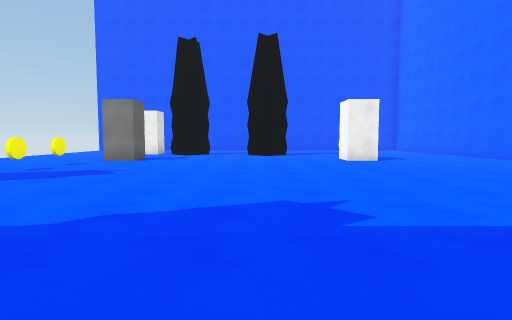
view 1 (above)

14 first-person views from a walk through a Unity game level. The camera is 1.3 m above the floor, tilts 4° down and sees 80° across. The floor is counted in squares, 1.8 m on a side. Each view is taken from the middle of a square. On the plan, view 1 faces up. The plan holds only what a view shows up to about 10 squares ahead; the rest is blank. The player character is not drawn.

view 2
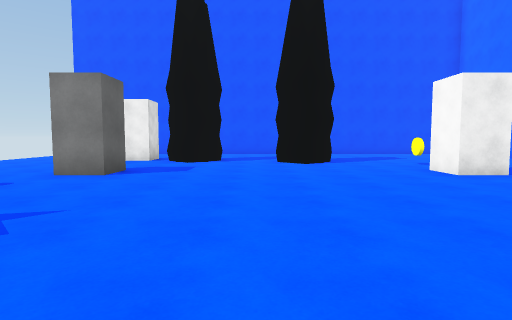

view 3
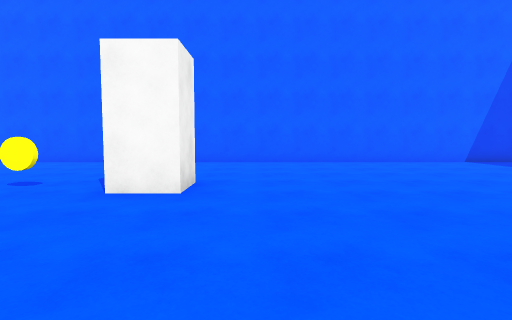

view 4
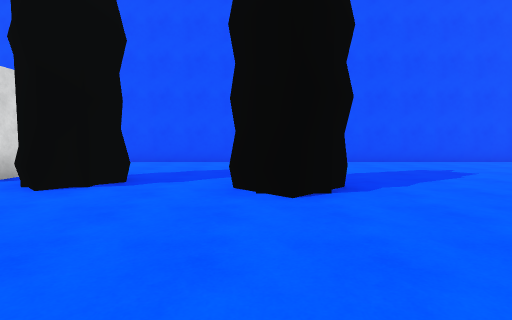

view 5
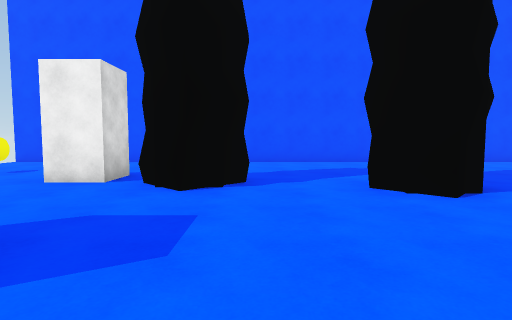

view 6
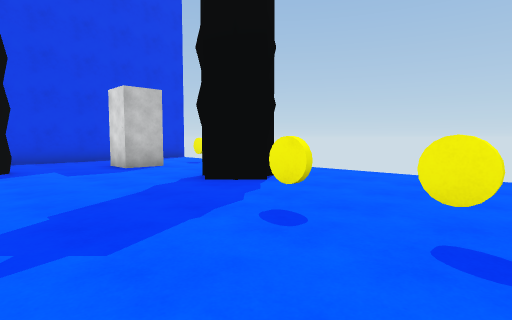

view 7
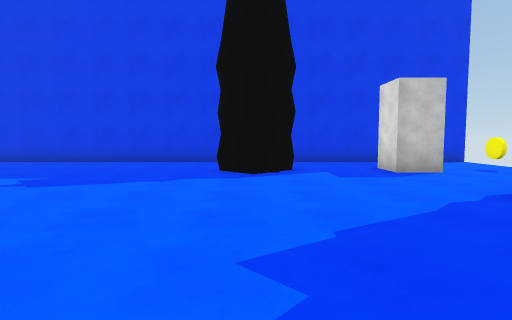

view 8
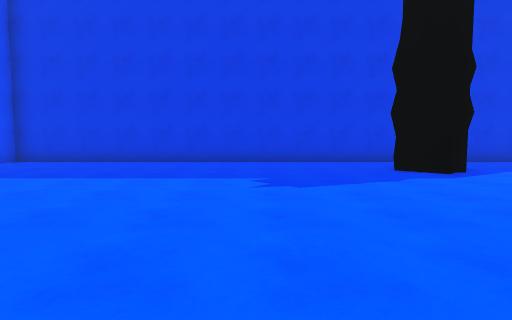

view 9
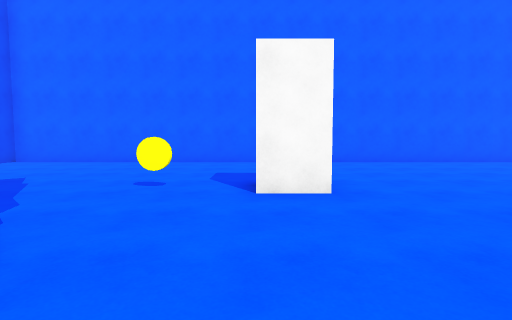

view 10
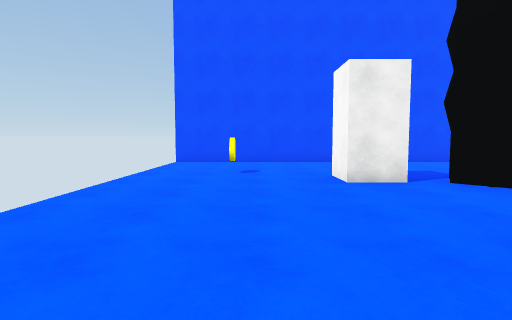

view 11
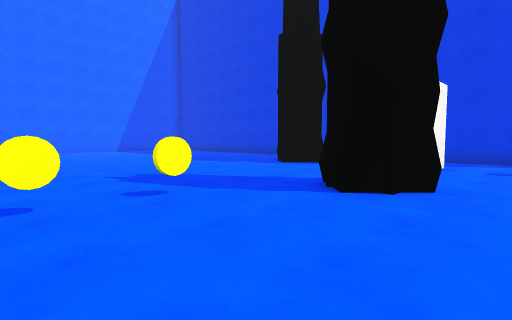

view 12
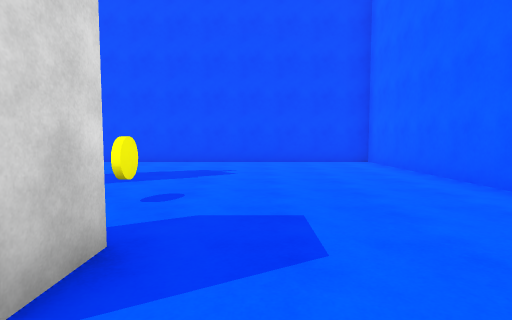

view 13
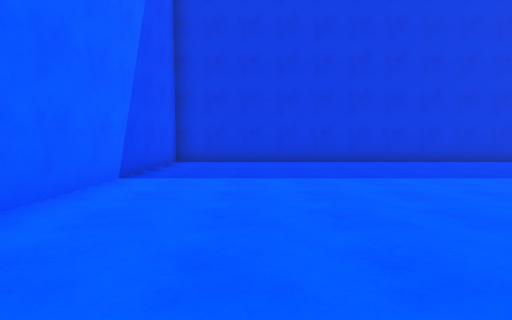

view 14
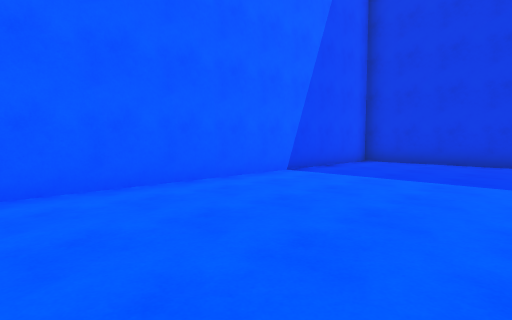

### Floor plan
Points are (right, up) in squares from view 1. A wall is a line through its corners. A room is listed if a view was taken in it or the views show most of it. See-through windows are left out.
Room 1 (views 1, 2, 3, 4, 5, 6, 7, 8, 9, 10, 11, 12, 13, 14)
walls: (1.4, 13.6) (0.4, 12.6) (-0.4, 13.5); (-2.1, 14.1) (-3.1, 13.2) (-3.9, 14); (-3.4, 1.4) (-2.9, 1.9) (-2.1, 1); (-3.9, 0.9) (-3.5, 1.3); (-9.6, -1.5) (8.5, -1.5) (8.5, 18.5) (-9.5, 18.5)
ways out: gap at (-4, 14)
objects: yellow coin (-8, 1); grey block (-7, 1) to (-6, 1); yellow coin (-7, 16); yellow coin (-5, 7); yellow coin (-5, 9); grey block (-5, 10) to (-4, 11); grey block (-5, 14) to (-5, 15); grey block (3, 10) to (4, 11); yellow coin (4, 13)

Where each view was taken, in squares from view 1:
view 1: 0 up, 0 right, facing up
view 2: 4 up, 1 left, facing up
view 3: 9 up, 1 left, facing right
view 4: 9 up, 0 right, facing up
view 5: 9 up, 2 left, facing up
view 6: 9 up, 3 left, facing down-left
view 7: 8 up, 3 left, facing down
view 8: 8 up, 1 right, facing down
view 9: 11 up, 1 left, facing right
view 10: 9 up, 7 left, facing up
view 11: 9 up, 9 left, facing down-right
view 12: 9 up, 5 right, facing up
view 13: 8 up, 6 right, facing down
view 14: 8 up, 4 right, facing down-right
